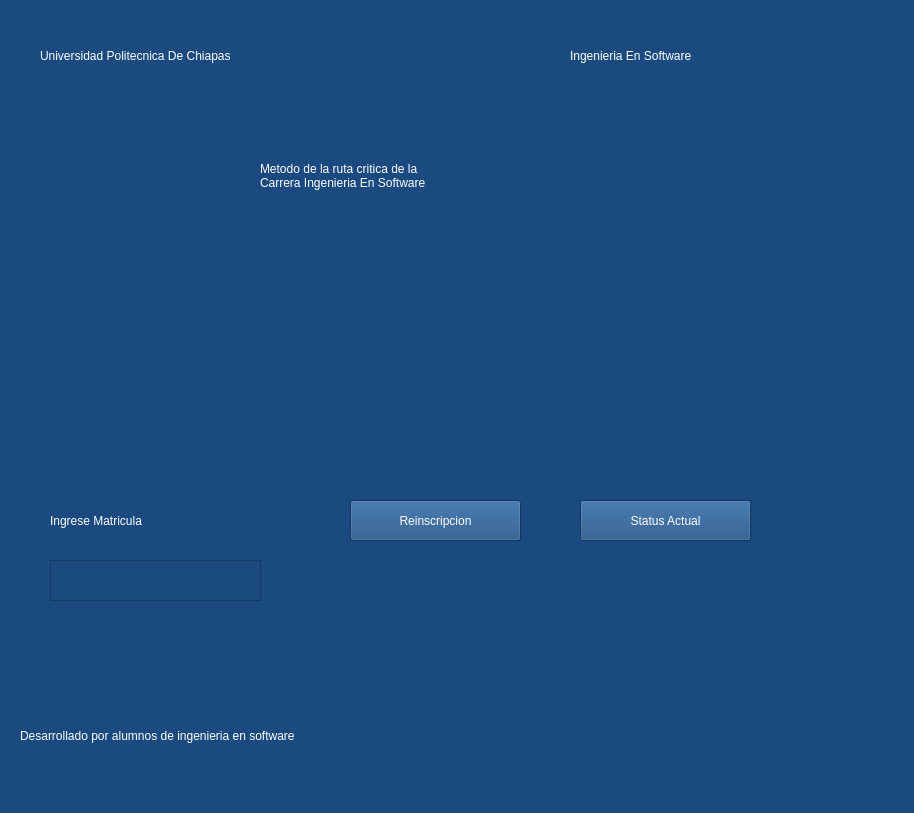
<?xml version="1.0" encoding="UTF-8"?>
<ui version="4.0">
 <class>MainWindow</class>
 <widget class="QMainWindow" name="MainWindow">
  <property name="geometry">
   <rect>
    <x>0</x>
    <y>0</y>
    <width>914</width>
    <height>813</height>
   </rect>
  </property>
  <property name="windowTitle">
   <string>MainWindow</string>
  </property>
  <property name="styleSheet">
   <string notr="true">background-color: rgb(26, 74, 127);</string>
  </property>
  <widget class="QWidget" name="centralwidget">
   <widget class="QLabel" name="label">
    <property name="geometry">
     <rect>
      <x>40</x>
      <y>20</y>
      <width>451</width>
      <height>71</height>
     </rect>
    </property>
    <property name="styleSheet">
     <string notr="true">color: rgb(255, 255, 255);
font: italic 18pt &quot;Cambria&quot;;</string>
    </property>
    <property name="text">
     <string>Universidad Politecnica De Chiapas</string>
    </property>
   </widget>
   <widget class="QLabel" name="label_2">
    <property name="geometry">
     <rect>
      <x>570</x>
      <y>20</y>
      <width>301</width>
      <height>71</height>
     </rect>
    </property>
    <property name="styleSheet">
     <string notr="true">color: rgb(255, 255, 255);
font: italic 18pt &quot;Cambria&quot;;</string>
    </property>
    <property name="text">
     <string>Ingenieria En Software</string>
    </property>
   </widget>
   <widget class="QLabel" name="label_3">
    <property name="geometry">
     <rect>
      <x>260</x>
      <y>140</y>
      <width>401</width>
      <height>71</height>
     </rect>
    </property>
    <property name="styleSheet">
     <string notr="true">color: rgb(255, 255, 255);
font: italic 18pt &quot;Cambria&quot;;</string>
    </property>
    <property name="text">
     <string>Metodo de la ruta critica de la 
Carrera Ingenieria En Software</string>
    </property>
   </widget>
   <widget class="QLabel" name="label_4">
    <property name="geometry">
     <rect>
      <x>50</x>
      <y>500</y>
      <width>231</width>
      <height>41</height>
     </rect>
    </property>
    <property name="styleSheet">
     <string notr="true">color: rgb(255, 255, 255);
font: italic 18pt &quot;Cambria&quot;;</string>
    </property>
    <property name="text">
     <string>Ingrese Matricula</string>
    </property>
   </widget>
   <widget class="QPushButton" name="reinscripcionBotton">
    <property name="geometry">
     <rect>
      <x>350</x>
      <y>500</y>
      <width>171</width>
      <height>41</height>
     </rect>
    </property>
    <property name="styleSheet">
     <string notr="true">color: rgb(255, 255, 255);
font: italic 16pt &quot;Cambria&quot;;</string>
    </property>
    <property name="text">
     <string>Reinscripcion</string>
    </property>
   </widget>
   <widget class="QPushButton" name="statusBotton">
    <property name="geometry">
     <rect>
      <x>580</x>
      <y>500</y>
      <width>171</width>
      <height>41</height>
     </rect>
    </property>
    <property name="styleSheet">
     <string notr="true">color: rgb(255, 255, 255);
font: italic 16pt &quot;Cambria&quot;;</string>
    </property>
    <property name="text">
     <string>Status Actual</string>
    </property>
   </widget>
   <widget class="QLabel" name="label_5">
    <property name="geometry">
     <rect>
      <x>20</x>
      <y>700</y>
      <width>661</width>
      <height>71</height>
     </rect>
    </property>
    <property name="styleSheet">
     <string notr="true">color: rgb(255, 255, 255);
font: italic 18pt &quot;Cambria&quot;;</string>
    </property>
    <property name="text">
     <string>Desarrollado por alumnos de ingenieria en software</string>
    </property>
   </widget>
   <widget class="QLabel" name="photo">
    <property name="geometry">
     <rect>
      <x>350</x>
      <y>260</y>
      <width>221</width>
      <height>191</height>
     </rect>
    </property>
    <property name="minimumSize">
     <size>
      <width>0</width>
      <height>191</height>
     </size>
    </property>
    <property name="text">
     <string/>
    </property>
    <property name="pixmap">
     <pixmap>../../Resources/logoUP.png</pixmap>
    </property>
    <property name="scaledContents">
     <bool>true</bool>
    </property>
   </widget>
   <widget class="QTextEdit" name="matricula">
    <property name="geometry">
     <rect>
      <x>50</x>
      <y>560</y>
      <width>211</width>
      <height>41</height>
     </rect>
    </property>
    <property name="styleSheet">
     <string notr="true">color: rgb(255, 255, 255);
font: 75 12pt &quot;Cambria&quot;;</string>
    </property>
   </widget>
  </widget>
  <widget class="QMenuBar" name="menubar">
   <property name="geometry">
    <rect>
     <x>0</x>
     <y>0</y>
     <width>914</width>
     <height>26</height>
    </rect>
   </property>
  </widget>
  <widget class="QStatusBar" name="statusbar"/>
 </widget>
 <resources/>
 <connections/>
</ui>
